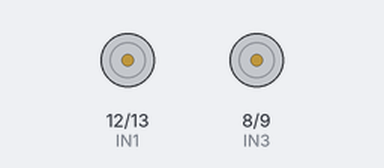
A sketch run on a simulated Arduino Uno, built with avr-gcc and run on an emulated ATmega328P. Shown: motor-driver pin pairs drawn as motors (green arrow = first pin HIGH = forward, orange = second pin HIGH = backward, longer = more drive, scaled by the enable pin).

Above: at 0.1 s.
At 3.1 s:
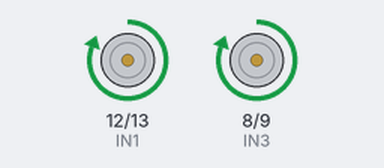
Timing chart, 0 to 4.6 s (numbered marks = the images above):
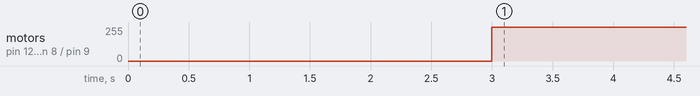

The sketch:

arduino_nano.ino
```cpp
#define IN2 13
#define IN1 12
#define IN4 9
#define IN3 8
#define E2 10
#define E1 11
#define a4 7
#define a5 6
#define a6 5
#define a7 3
#define TRIGGER_PIN 4
#define ECHO_PIN 2
#define MAX_DISTANCE 100

#include<NewPing.h>
#include <Wire.h>
#include <MPU6050_light.h>
MPU6050 mpu(Wire);

unsigned long currentTime;
unsigned long  previousTime=0;
const int eventInterval=50;
int q=0;
char rC;
int c = 4,timex,now;
int speedE1=250;
int speedE2 =speedE1-70 ;
unsigned long timer = 0;
unsigned int dist;
float temp ,t,Z,temp1;
bool ir1, ir2, ir3, ir4, ir5, ir6, ir7, ir8;
long duration, average;
long aver[3];
NewPing sonar(TRIGGER_PIN, ECHO_PIN, MAX_DISTANCE);

void setup(){
Serial.begin(9600);
pinMode(A0, INPUT);
pinMode(A1, INPUT);
pinMode(A2, INPUT);
pinMode(A3, INPUT);
pinMode(a4, INPUT);
pinMode(a5, INPUT);
pinMode(a6, INPUT);
pinMode(a7, INPUT);
pinMode(TRIGGER_PIN, OUTPUT);
pinMode(ECHO_PIN, INPUT);
pinMode(E1, OUTPUT);
pinMode(E2, OUTPUT);
pinMode(IN4, OUTPUT);
pinMode(IN3, OUTPUT);
pinMode(IN2, OUTPUT);
pinMode(IN1, OUTPUT);
  Wire.begin();
  mpu.begin();
 mpu.calcGyroOffsets();                          // This does the calibration

}
void Bot(bool IN_1,bool IN_2,int speedE1,bool IN_3,bool IN_4,int speedE2){
    digitalWrite(IN1,IN_1);
    digitalWrite(IN2,IN_2);
    analogWrite(E1,speedE1);
    digitalWrite(IN3,IN_3);
    digitalWrite(IN4,IN_4);
    analogWrite(E2,speedE2);
}

void midObj(){
    ir6 = digitalRead(a5);
    ir5 = digitalRead(a4);
    if(ir6==HIGH){
        mpu.update(); Z=mpu.getAngleZ();
        temp = Z-88;
        rotation(temp);
        Bot(HIGH,LOW,200,HIGH,LOW,200);
        mpu.update(); Z=mpu.getAngleZ();
        temp=Z+88;
        rotation(temp);
        Bot(HIGH,LOW,200,HIGH,LOW,200);
        mpu.update(); Z=mpu.getAngleZ();
        temp=Z+88;
        rotation(temp);
        Bot(HIGH,LOW,200,HIGH,LOW,200);
        mpu.update(); Z=mpu.getAngleZ();
        temp=Z-88;
        rotation(temp);
        Bot(HIGH,LOW,200,HIGH,LOW,200);
    }

    else if(ir5==HIGH){
        mpu.update(); Z=mpu.getAngleZ();
        temp = Z+88;
        rotation(temp);
        Bot(HIGH,LOW,200,HIGH,LOW,200);
        mpu.update(); Z=mpu.getAngleZ();
        temp=Z-88;
        rotation(temp);
        Bot(HIGH,LOW,200,HIGH,LOW,200);
        mpu.update(); Z=mpu.getAngleZ();
        temp=Z-88;
        rotation(temp);
        Bot(HIGH,LOW,200,HIGH,LOW,200);
        mpu.update(); Z=mpu.getAngleZ();
        temp=Z+88;
        rotation(temp);
        Bot(HIGH,LOW,200,HIGH,LOW,200);
      }
}
void rotation(float temp ){
    timex = 5000;
    now=millis();
    while(true){
        mpu.update(); Z=mpu.getAngleZ();
        if ( Z <= 43 && Z >= 47 ){ Bot(LOW,LOW,0,LOW,LOW,0);}
        else if ( Z< 47 ){ Bot(HIGH,LOW,155,LOW,HIGH,155); }
        else { Bot(LOW,HIGH,200,HIGH,LOW,200); }
        if((millis()-now)>timex){break;}
    }
   Bot(LOW,LOW,0,LOW,LOW,0);
}

void loop(){
 Bot(HIGH,LOW,255,HIGH,LOW,255);

//  if(Serial.available()){
//        rC = Serial.read();
//        if(rC == 'a'){c=0;}//auto mode
//        else if(rC == 'b'){c=1;}//human tracking mode
//        else if(rC == 'c'){c=2;}//line tracking mode
//        else if(rC == 'd'){c=3;}//bluetooth mode
//        else if(rC == 'e'){c=4;}//stop
//        else if(c>4){c=0;}
//    }
//    switch(c){
//    case 0 :     Serial.println('a');
//                 ir6 = digitalRead(a5);
//                 ir5 = digitalRead(a4);
//                 if(ir6 == true&&ir5 == true){
//
//                   dist= sonar.ping_cm();
//                   ir1 = digitalRead(A0);
//                   ir2 = digitalRead(A1);
//                   if (dist == 0) {dist = 40;}
//                   if ( dist > 13 && ir1 == false && ir2 == false ){Bot(HIGH,LOW,200,HIGH,LOW,200); }
//
//                   dist= sonar.ping_cm();
//                   if (dist == 0) {dist = 40;}
//                   ir1 = digitalRead(A0);ir2 = digitalRead(A1);
//                   if ( dist < 13 && (ir1 == true || ir2 == true )){
//
//                      ir3 = digitalRead(A2); ir4 = digitalRead(A3);
//                      if ( ir3 == true && ir4 == false ){ Bot(LOW,LOW,200,LOW,LOW,200);  }
//                      ir3 = digitalRead(A2); ir4 = digitalRead(A3);
//                      if ( ir4 == true && ir3 == false ){ Bot(LOW,HIGH,200,HIGH,LOW,200);  }
//                    }
//                    dist= sonar.ping_cm();
//                    if (dist == 0) {dist = 40;}
//                     ir1 = digitalRead(A0); ir2 = digitalRead(A1);
//                    if ( dist<5 && ir1==false && ir2==false ){  midObj();  }
//                    dist = sonar.ping_cm();
//                    if (dist == 0) {dist = 40;}
//                     ir1 = digitalRead(A0); ir2 = digitalRead(A1);
//                    if ( ir1==false && (dist<5 && ir2==true )){
//                        temp = Z-45;//slightly left
//                        rotation( temp );
//                        Bot(HIGH,LOW,200,HIGH,LOW,200);
//                    }
//                   dist= sonar.ping_cm();
//                    if (dist == 0) {dist = 40;}
//                    ir1 = digitalRead(A0);
//                    ir2 = digitalRead(A1);
//                    if ( ir2==false && (dist<5 && ir1==true )){
//                        temp = Z+45;//slightly left
//                        rotation( temp );
//                        Bot(HIGH,LOW,200,HIGH,LOW,200);
//                    }
//                 }
//                 ir5 = digitalRead(a4);
//                 if (ir5 == false){
//                    Bot(LOW,HIGH,200,LOW,HIGH,200);
//                    temp = Z+45;//slightly Right
//                    rotation( temp );
//                    Bot(HIGH,LOW,200,HIGH,LOW,200);}
//                 ir6 = digitalRead(a5);
//                 if (ir6 == false){
//                    Bot(LOW,HIGH,200,LOW,HIGH,200);
//                    temp = Z-45;//slightly left
//                    rotation( temp );
//                    Bot(HIGH,LOW,200,HIGH,LOW,200);}
//                break;
//    case 1 :    Serial.println('b');
//                dist= sonar.ping_cm();
//                if (dist == 0) {dist = 40;}
//                if(((dist>=7)&&(dist < 14))||dist>=30){ Bot( LOW, LOW,  0, LOW, LOW,  0); }
//                dist= sonar.ping_cm();
//                if (dist == 0) {dist = 40;}
//                ir2 = digitalRead(A1);
//                if((ir2==1) && (dist>=15)){ Bot(HIGH, LOW,255, LOW,HIGH,100); }  //slightly right
//                dist= sonar.ping_cm();
//                if (dist == 0) {dist = 40;}
//                ir1 = digitalRead(A0);
//                if((dist>=15)&&(ir1==1)){ Bot( LOW,HIGH,100,HIGH, LOW,255); }  //slightly left
//                dist= sonar.ping_cm();
//                if (dist == 0) {dist = 40;}
//                if(dist>=25 && dist<=29){ Bot(HIGH,LOW,255,HIGH,LOW,255); }  //stright with high speed
//                dist= sonar.ping_cm();
//                if (dist == 0) {dist = 40;}
//                if (dist>=20 && dist<=24){ Bot(HIGH,LOW,200,HIGH,LOW,200); } //stright with medium speed
//                dist= sonar.ping_cm();
//                if (dist == 0) {dist = 40;}
//                else if(dist>=15 && dist<=19){ Bot(HIGH,LOW,150,HIGH,LOW,150); }         //stright with low speed
//                ir1 = digitalRead(A0); ir2 = digitalRead(A1);
//                if((ir2==0) && (ir1==1)) { Bot(LOW,HIGH,100,HIGH,LOW,255); }     //left
//                ir1 = digitalRead(A0); ir2 = digitalRead(A1);
//                if((ir2==1)&&(ir1==0)) { Bot(HIGH,LOW,255,LOW,HIGH,100); }       //right.
//                dist= sonar.ping_cm();
//                    if (dist == 0) {dist = 40;}
//                if((dist>=0 && dist<=7)|| (dist>=0 && dist<=8)){ Bot(LOW,HIGH,255,LOW,HIGH,255); } //back
//                dist= sonar.ping_cm();
//                    if (dist == 0) {dist = 40;}
//                ir1 = digitalRead(A0);
//                if((dist<=6)&&(ir1==1)){ Bot( LOW,HIGH,100, LOW,HIGH,255);}      //slightly back left
//                dist= sonar.ping_cm();
//                    if (dist == 0) {dist = 40;}
//                 ir1 = digitalRead(A0); ir2 = digitalRead(A1);
//                if(dist<=6 && (ir2==1)){ Bot( LOW,HIGH,255, LOW,HIGH,100);}         //stright back right
//                break;
//    case 2 :
//                Serial.println('c');
//               /* dist= sonar.ping_cm();
//                if (dist == 0) {dist = 40;}
//                if(dist <=15) {
//                    Bot( LOW, LOW,  0, LOW, LOW,  0);
//                    delay(500);
//                    mpu.update(); Z=mpu.getAngleZ();
//                    temp = Z+45;//turnRight
//                    rotation( temp );
//                    Bot(HIGH, LOW,200,HIGH, LOW,200);
//                    delay(500);
//                    mpu.update(); Z=mpu.getAngleZ();
//                    temp = Z-45;//turnLeft
//                    rotation( temp );
//                    Bot(HIGH, LOW,200,HIGH, LOW,200);
//                    delay(500);
//                    mpu.update(); Z=mpu.getAngleZ();
//                    temp = Z-45;
//                    rotation( temp );
//                    Bot(HIGH, LOW,200,HIGH, LOW,200);
//                    delay(500);
//                    mpu.update(); Z=mpu.getAngleZ();
//                    temp = Z+45;
//                    rotation( temp );
//                }*/
//                ir7= digitalRead(a6); ir8= digitalRead(a7);
//                if (ir7==HIGH && ir8==HIGH)        { Bot(HIGH, LOW,150,HIGH, LOW,150); }
//                ir7= digitalRead(a6); ir8= digitalRead(a7);
//                if ( ir7==HIGH && ir8== LOW ) { Bot( LOW,HIGH,1500,HIGH, LOW,150);}
//                ir7= digitalRead(a6); ir8= digitalRead(a7);
//                if ( ir7== LOW && ir8==HIGH ) { Bot( HIGH,LOW,150, LOW,HIGH,150); }
//                ir7 = digitalRead(a6);
//                ir8 = digitalRead(a7);
//                if ( ir7== LOW && ir8== LOW ) { Bot( LOW, LOW,  0, LOW, LOW,  0);}
//                break;
//    case 3 :    Serial.println('d');
//                if(Serial.available()){
//                  rC=Serial.read();
//                  if(rC=='F'){ Bot(HIGH, LOW,255,HIGH, LOW,255);}
//                  if(rC=='B'){ Bot( LOW,HIGH,255, LOW,HIGH,255);}
//                  if(rC=='R'){ Bot( HIGH, LOW,255, LOW, HIGH,255);}
//                  if(rC=='L'){ Bot( LOW,HIGH,255,HIGH, LOW,255);}
//                  if(rC=='S'){ Bot(LOW, LOW,255, LOW,LOW,255);}
//                }
//                else Bot(LOW, LOW,255, LOW,LOW,255);
//
//                break;
//    case 4 :    Serial.println('e');
//                Bot( LOW, LOW,  0, LOW, LOW,  0);
//                break;
//    }
    }
```

Measured:
- by itself, motor on pin 12 (IN1) / pin 13 (IN2), motor on pin 8 (IN3) / pin 9 (IN4): stopped → forward 255/255 at 3.0 s
